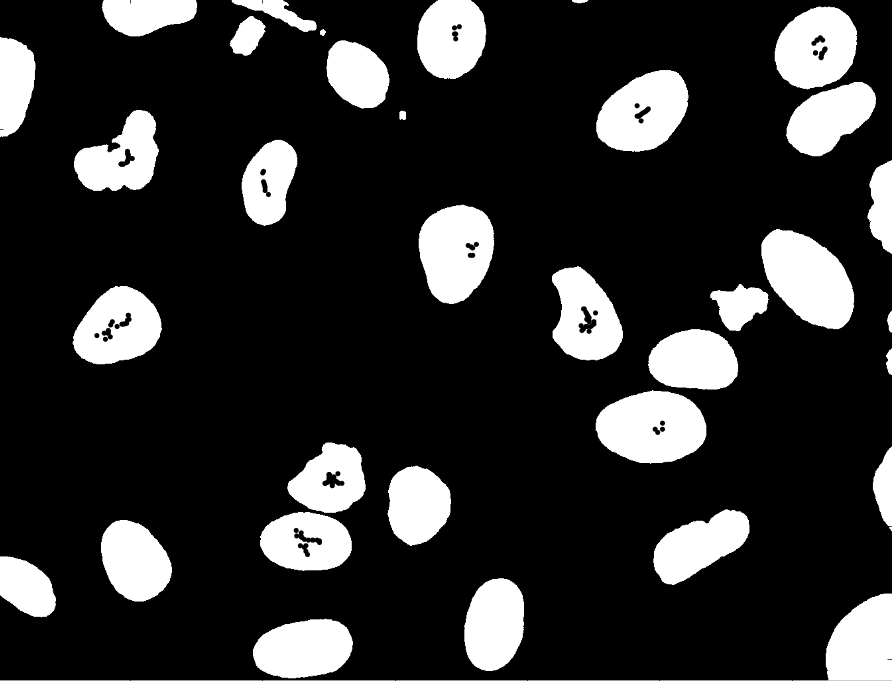
#> input picture Image_processing/Images/cells_threshold.png, 892 x 681 px, found by its file name
$ python 06_Morphological_Operations.py
#> lines starting #> are read from the running program, lines starting #| are printed output that depends on the picture; after the words box and inside, x2 and y2 are one past the last pixel; in counts of white or black regions, pixels touching at a corner belong together


from cv2 import MORPH_OPEN
import numpy as np
import cv2 as cv
import matplotlib.pyplot as plt


original_img = cv.imread("images/cells_threshold.png", 0)
#> original_img is the input picture: shape (681, 892); min 0, max 255, mean 46.2

_, mask = cv.threshold(original_img, 25, 255, cv.THRESH_BINARY)
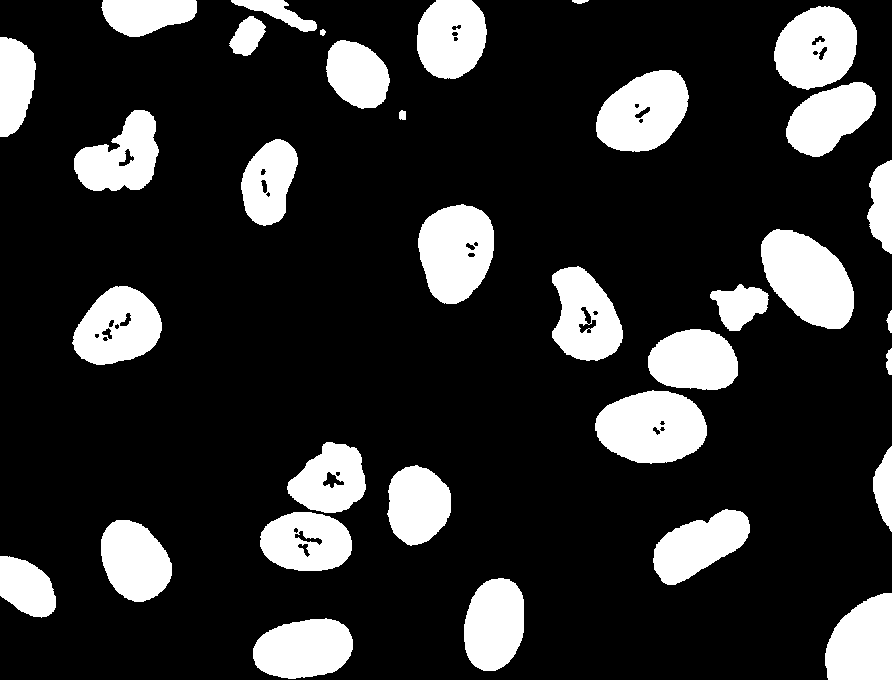
#> mask: shape (681, 892); 18.6% white; 34 white regions, largest, box (x1, y1, x2, y2) and area: (761, 229, 854, 329) 6366, (595, 390, 707, 464) 6266, (418, 204, 494, 304) 5768

# Erosion
kernel = np.ones((5,5), np.uint8)
#eroded_img = cv.erode(mask, kernel, iterations=1)

# Dilation
kernel2 = np.ones((25,25), np.uint8)
delated_img = cv.dilate(mask, kernel, iterations=1)
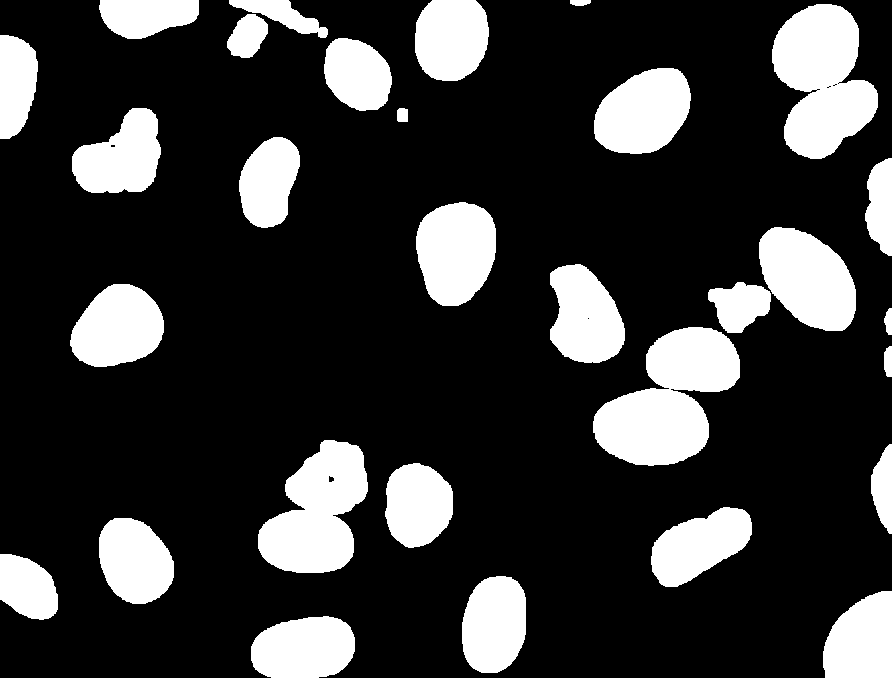
#> delated_img: shape (681, 892); 21.8% white; 29 white regions, largest, box (x1, y1, x2, y2) and area: (0, 591, 892, 681) 12879, (593, 327, 740, 466) 12106, (772, 4, 878, 159) 11004
#kernel = np.ones((3,3), np.uint8)
#eroded_img = cv.erode(delated_img, kernel, iterations=2)
subtract_img = delated_img - mask
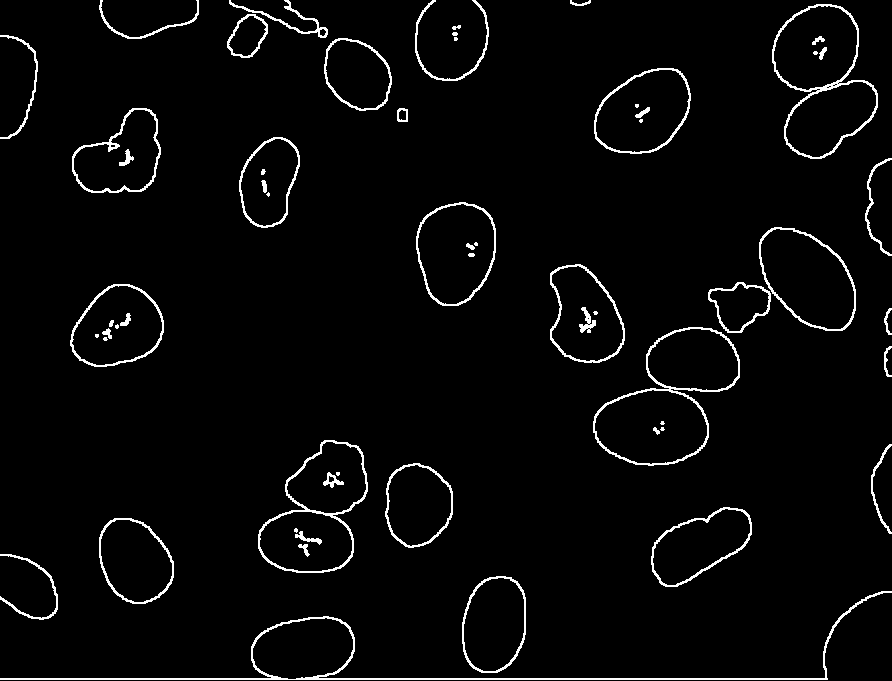
#> subtract_img: shape (681, 892); 3.3% white in thin lines or dots

# Closing
#closed_img1 = cv.morphologyEx(mask, cv.MORPH_CLOSE, kernel1)
#closed_img2 = cv.morphologyEx(mask, cv.MORPH_CLOSE, kernel2)

# Opening
#opened_img1 = cv.morphologyEx(mask, MORPH_OPEN, kernel1)
#opened_img2 = cv.morphologyEx(mask, MORPH_OPEN, kernel2)


# Gradient

gradient = cv.morphologyEx(mask, cv.MORPH_GRADIENT, kernel)
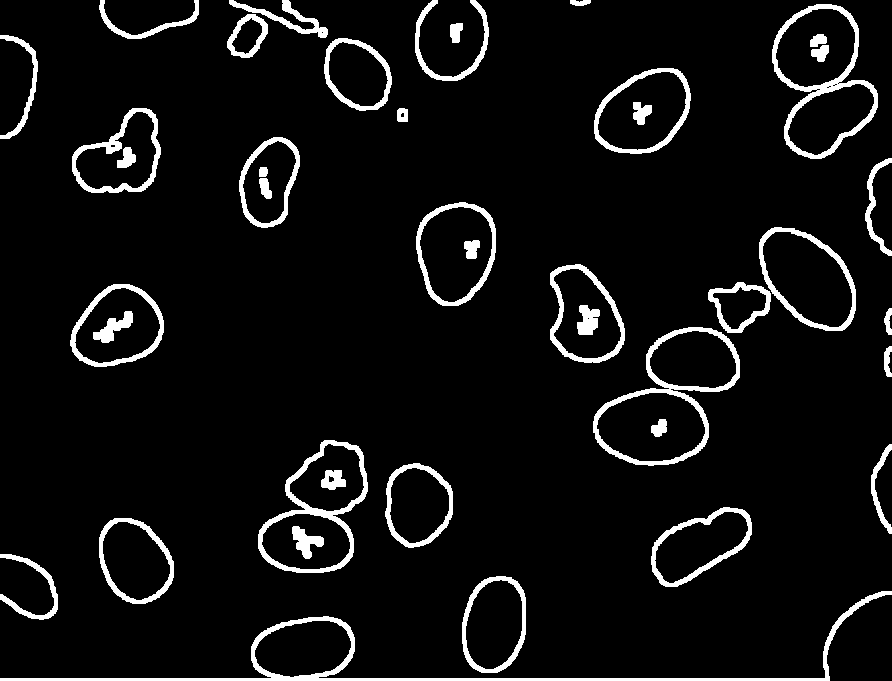
#> gradient: shape (681, 892); 6.4% white; 42 white regions, largest, box (x1, y1, x2, y2) and area: (0, 591, 892, 681) 4319, (593, 327, 740, 466) 2704, (772, 4, 878, 159) 2663


#> (the run stopped early here; a loop or call above may not have finished)
